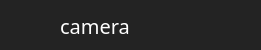
         <widget class="QFrame" name="menus_camera">
          <property name="geometry">
           <rect>
            <x>-10</x>
            <y>50</y>
            <width>261</width>
            <height>50</height>
           </rect>
          </property>
          <property name="styleSheet">
           <string notr="true">QFrame {
		
	background-color: rgb(35, 35, 35);
	border: none;
}
QFrame:hover {
	
	background-color: rgb(35, 35, 35);
}
QFrame:pressed {
	background-color: rgb(35, 35, 35);
}</string>
          </property>
          <property name="frameShape">
           <enum>QFrame::StyledPanel</enum>
          </property>
          <property name="frameShadow">
           <enum>QFrame::Raised</enum>
          </property>
          <widget class="QFrame" name="barra_btn_camera1">
           <property name="geometry">
            <rect>
             <x>0</x>
             <y>0</y>
             <width>261</width>
             <height>50</height>
            </rect>
           </property>
           <property name="styleSheet">
            <string notr="true">QFrame {
	border: none;
}
QFrame:hover {
	background-color: rgb(30,144,255);
}
QFrame:pressed {
	background-color: rgb(1,84,149);
}</string>
           </property>
           <property name="frameShape">
            <enum>QFrame::StyledPanel</enum>
           </property>
           <property name="frameShadow">
            <enum>QFrame::Raised</enum>
           </property>
           <widget class="QPushButton" name="btn_camera1">
            <property name="geometry">
             <rect>
              <x>10</x>
              <y>0</y>
              <width>50</width>
              <height>50</height>
             </rect>
            </property>
            <property name="font">
             <font>
              <pointsize>12</pointsize>
              <weight>75</weight>
              <bold>true</bold>
             </font>
            </property>
            <property name="styleSheet">
             <string notr="true">QPushButton {
	background-image: url(:/camera/imagens/screenshot-24.png);
	background-color: transparent;
	background-repeat: no-repeat;
	background-position: center;
	border: none;
}
QPushButton:hover {
	background-color: rgb(30,144,255);
}
QPushButton:pressed {
	background-color: rgb(1,84,149);
}</string>
            </property>
            <property name="text">
             <string/>
            </property>
           </widget>
           <widget class="QLabel" name="texto_btn_camera1">
            <property name="geometry">
             <rect>
              <x>60</x>
              <y>10</y>
              <width>81</width>
              <height>31</height>
             </rect>
            </property>
            <property name="font">
             <font>
              <family>SegoeUIl,12</family>
              <pointsize>1</pointsize>
              <weight>50</weight>
              <italic>false</italic>
              <bold>false</bold>
             </font>
            </property>
            <property name="styleSheet">
             <string notr="true">QLabel{
	background-color: transparent;
	color: rgb(255, 255, 255);
font: 20px SegoeUIl, bold;
}</string>
            </property>
            <property name="text">
             <string>camera </string>
            </property>
           </widget>
          </widget>
          <widget class="QFrame" name="barra_btn_camera1_2">
           <property name="geometry">
            <rect>
             <x>0</x>
             <y>50</y>
             <width>261</width>
             <height>50</height>
            </rect>
           </property>
           <property name="styleSheet">
            <string notr="true">QFrame {
	border: none;
}
QFrame:hover {
	background-color: rgb(30,144,255);
}
QFrame:pressed {
	background-color: rgb(1,84,149);
}</string>
           </property>
           <property name="frameShape">
            <enum>QFrame::StyledPanel</enum>
           </property>
           <property name="frameShadow">
            <enum>QFrame::Raised</enum>
           </property>
           <widget class="QPushButton" name="btn_btn_camera1_2">
            <property name="geometry">
             <rect>
              <x>10</x>
              <y>0</y>
              <width>50</width>
              <height>50</height>
             </rect>
            </property>
            <property name="font">
             <font>
              <pointsize>12</pointsize>
              <weight>75</weight>
              <bold>true</bold>
             </font>
            </property>
            <property name="styleSheet">
             <string notr="true">QPushButton {
	background-image: url(:/camera/imagens/screenshot-24.png);
	background-color: transparent;
	background-repeat: no-repeat;
	background-position: center;
	border: none;
}
QPushButton:hover {
	background-color: rgb(30,144,255);
}
QPushButton:pressed {
	background-color: rgb(1,84,149);
}</string>
            </property>
            <property name="text">
             <string/>
            </property>
           </widget>
           <widget class="QLabel" name="texto_btn_camera1_2">
            <property name="geometry">
             <rect>
              <x>60</x>
              <y>10</y>
              <width>141</width>
              <height>31</height>
             </rect>
            </property>
            <property name="font">
             <font>
              <family>SegoeUIl,12</family>
              <pointsize>1</pointsize>
              <weight>50</weight>
              <italic>false</italic>
              <bold>false</bold>
             </font>
            </property>
            <property name="styleSheet">
             <string notr="true">QLabel{
	background-color: transparent;
	color: rgb(255, 255, 255);
font: 20px SegoeUIl, bold;
}</string>
            </property>
            <property name="text">
             <string>activate</string>
            </property>
           </widget>
          </widget>
          <widget class="QFrame" name="barra_btn_camera1_3">
           <property name="geometry">
            <rect>
             <x>0</x>
             <y>100</y>
             <width>261</width>
             <height>50</height>
            </rect>
           </property>
           <property name="styleSheet">
            <string notr="true">QFrame {
	border: none;
}
QFrame:hover {
	background-color: rgb(30,144,255);
}
QFrame:pressed {
	background-color: rgb(1,84,149);
}</string>
           </property>
           <property name="frameShape">
            <enum>QFrame::StyledPanel</enum>
           </property>
           <property name="frameShadow">
            <enum>QFrame::Raised</enum>
           </property>
           <widget class="QPushButton" name="btn_camera1_3">
            <property name="geometry">
             <rect>
              <x>10</x>
              <y>0</y>
              <width>50</width>
              <height>50</height>
             </rect>
            </property>
            <property name="font">
             <font>
              <pointsize>12</pointsize>
              <weight>75</weight>
              <bold>true</bold>
             </font>
            </property>
            <property name="styleSheet">
             <string notr="true">QPushButton {
	background-image: url(:/camera/imagens/screenshot-24.png);
	background-color: transparent;
	background-repeat: no-repeat;
	background-position: center;
	border: none;
}
QPushButton:hover {
	background-color: rgb(30,144,255);
}
QPushButton:pressed {
	background-color: rgb(1,84,149);
}</string>
            </property>
            <property name="text">
             <string/>
            </property>
           </widget>
           <widget class="QLabel" name="textobtn_camera1_3">
            <property name="geometry">
             <rect>
              <x>60</x>
              <y>10</y>
              <width>141</width>
              <height>31</height>
             </rect>
            </property>
            <property name="font">
             <font>
              <family>SegoeUIl,12</family>
              <pointsize>1</pointsize>
              <weight>50</weight>
              <italic>false</italic>
              <bold>false</bold>
             </font>
            </property>
            <property name="styleSheet">
             <string notr="true">QLabel{
	background-color: transparent;
	color: rgb(255, 255, 255);
font: 20px SegoeUIl, bold;
}</string>
            </property>
            <property name="text">
             <string>deep fake</string>
            </property>
           </widget>
          </widget>
          <widget class="QFrame" name="barra_btn_camera1_4">
           <property name="geometry">
            <rect>
             <x>0</x>
             <y>150</y>
             <width>261</width>
             <height>50</height>
            </rect>
           </property>
           <property name="styleSheet">
            <string notr="true">QFrame {
	border: none;
}
QFrame:hover {
	background-color: rgb(30,144,255);
}
QFrame:pressed {
	background-color: rgb(1,84,149);
}</string>
           </property>
           <property name="frameShape">
            <enum>QFrame::StyledPanel</enum>
           </property>
           <property name="frameShadow">
            <enum>QFrame::Raised</enum>
           </property>
           <widget class="QPushButton" name="btn_camera1_4">
            <property name="geometry">
             <rect>
              <x>10</x>
              <y>0</y>
              <width>50</width>
              <height>50</height>
             </rect>
            </property>
            <property name="font">
             <font>
              <pointsize>12</pointsize>
              <weight>75</weight>
              <bold>true</bold>
             </font>
            </property>
            <property name="styleSheet">
             <string notr="true">QPushButton {
	background-image: url(:/camera/imagens/screenshot-24.png);
	background-color: transparent;
	background-repeat: no-repeat;
	background-position: center;
	border: none;
}
QPushButton:hover {
	background-color: rgb(30,144,255);
}
QPushButton:pressed {
	background-color: rgb(1,84,149);
}</string>
            </property>
            <property name="text">
             <string/>
            </property>
           </widget>
           <widget class="QLabel" name="texto_btn_camera1_4">
            <property name="geometry">
             <rect>
              <x>60</x>
              <y>10</y>
              <width>141</width>
              <height>31</height>
             </rect>
            </property>
            <property name="font">
             <font>
              <family>SegoeUIl,12</family>
              <pointsize>1</pointsize>
              <weight>50</weight>
              <italic>false</italic>
              <bold>false</bold>
             </font>
            </property>
            <property name="styleSheet">
             <string notr="true">QLabel{
	background-color: transparent;
	color: rgb(255, 255, 255);
font: 20px SegoeUIl, bold;
}</string>
            </property>
            <property name="text">
             <string>recognition</string>
            </property>
           </widget>
          </widget>
          <widget class="QFrame" name="barra_btn_camera1_5">
           <property name="geometry">
            <rect>
             <x>0</x>
             <y>200</y>
             <width>261</width>
             <height>50</height>
            </rect>
           </property>
           <property name="styleSheet">
            <string notr="true">QFrame {
	border: none;
}
QFrame:hover {
	background-color: rgb(30,144,255);
}
QFrame:pressed {
	background-color: rgb(1,84,149);
}</string>
           </property>
           <property name="frameShape">
            <enum>QFrame::StyledPanel</enum>
           </property>
           <property name="frameShadow">
            <enum>QFrame::Raised</enum>
           </property>
           <widget class="QPushButton" name="btn_camera1_5">
            <property name="geometry">
             <rect>
              <x>10</x>
              <y>0</y>
              <width>50</width>
              <height>50</height>
             </rect>
            </property>
            <property name="font">
             <font>
              <pointsize>12</pointsize>
              <weight>75</weight>
              <bold>true</bold>
             </font>
            </property>
            <property name="styleSheet">
             <string notr="true">QPushButton {
	background-image: url(:/camera/imagens/screenshot-24.png);
	background-color: transparent;
	background-repeat: no-repeat;
	background-position: center;
	border: none;
}
QPushButton:hover {
	background-color: rgb(30,144,255);
}
QPushButton:pressed {
	background-color: rgb(1,84,149);
}</string>
            </property>
            <property name="text">
             <string/>
            </property>
           </widget>
           <widget class="QLabel" name="texto_btn_camera1_5">
            <property name="geometry">
             <rect>
              <x>60</x>
              <y>10</y>
              <width>141</width>
              <height>31</height>
             </rect>
            </property>
            <property name="font">
             <font>
              <family>SegoeUIl,12</family>
              <pointsize>1</pointsize>
              <weight>50</weight>
              <italic>false</italic>
              <bold>false</bold>
             </font>
            </property>
            <property name="styleSheet">
             <string notr="true">QLabel{
	background-color: transparent;
	color: rgb(255, 255, 255);
font: 20px SegoeUIl, bold;
}</string>
            </property>
            <property name="text">
             <string>null</string>
            </property>
           </widget>
          </widget>
          <widget class="QFrame" name="barra_btn_camera1_6">
           <property name="geometry">
            <rect>
             <x>0</x>
             <y>250</y>
             <width>261</width>
             <height>50</height>
            </rect>
           </property>
           <property name="styleSheet">
            <string notr="true">QFrame {
	border: none;
}
QFrame:hover {
	background-color: rgb(30,144,255);
}
QFrame:pressed {
	background-color: rgb(1,84,149);
}</string>
           </property>
           <property name="frameShape">
            <enum>QFrame::StyledPanel</enum>
           </property>
           <property name="frameShadow">
            <enum>QFrame::Raised</enum>
           </property>
           <widget class="QPushButton" name="btn_camera1_6">
            <property name="geometry">
             <rect>
              <x>10</x>
              <y>0</y>
              <width>50</width>
              <height>50</height>
             </rect>
            </property>
            <property name="font">
             <font>
              <pointsize>12</pointsize>
              <weight>75</weight>
              <bold>true</bold>
             </font>
            </property>
            <property name="styleSheet">
             <string notr="true">QPushButton {
	background-image: url(:/camera/imagens/screenshot-24.png);
	background-color: transparent;
	background-repeat: no-repeat;
	background-position: center;
	border: none;
}
QPushButton:hover {
	background-color: rgb(30,144,255);
}
QPushButton:pressed {
	background-color: rgb(1,84,149);
}</string>
            </property>
            <property name="text">
             <string/>
            </property>
           </widget>
           <widget class="QLabel" name="texto_btn_camera1_6">
            <property name="geometry">
             <rect>
              <x>60</x>
              <y>10</y>
              <width>141</width>
              <height>31</height>
             </rect>
            </property>
            <property name="font">
             <font>
              <family>SegoeUIl,12</family>
              <pointsize>1</pointsize>
              <weight>50</weight>
              <italic>false</italic>
              <bold>false</bold>
             </font>
            </property>
            <property name="styleSheet">
             <string notr="true">QLabel{
	background-color: transparent;
	color: rgb(255, 255, 255);
font: 20px SegoeUIl, bold;
}</string>
            </property>
            <property name="text">
             <string>null</string>
            </property>
           </widget>
          </widget>
          <widget class="QFrame" name="barra_btn_camera1_7">
           <property name="geometry">
            <rect>
             <x>0</x>
             <y>300</y>
             <width>261</width>
             <height>50</height>
            </rect>
           </property>
           <property name="styleSheet">
            <string notr="true">QFrame {
	border: none;
}
QFrame:hover {
	background-color: rgb(30,144,255);
}
QFrame:pressed {
	background-color: rgb(1,84,149);
}</string>
           </property>
           <property name="frameShape">
            <enum>QFrame::StyledPanel</enum>
           </property>
           <property name="frameShadow">
            <enum>QFrame::Raised</enum>
           </property>
           <widget class="QPushButton" name="btn_camera1_7">
            <property name="geometry">
             <rect>
              <x>10</x>
              <y>0</y>
              <width>50</width>
              <height>50</height>
             </rect>
            </property>
            <property name="font">
             <font>
              <pointsize>12</pointsize>
              <weight>75</weight>
              <bold>true</bold>
             </font>
            </property>
            <property name="styleSheet">
             <string notr="true">QPushButton {
	background-image: url(:/camera/imagens/screenshot-24.png);
	background-color: transparent;
	background-repeat: no-repeat;
	background-position: center;
	border: none;
}
QPushButton:hover {
	background-color: rgb(30,144,255);
}
QPushButton:pressed {
	background-color: rgb(1,84,149);
}</string>
            </property>
            <property name="text">
             <string/>
            </property>
           </widget>
           <widget class="QLabel" name="texto_btn_camera1_7">
            <property name="geometry">
             <rect>
              <x>60</x>
              <y>10</y>
              <width>141</width>
              <height>31</height>
             </rect>
            </property>
            <property name="font">
             <font>
              <family>SegoeUIl,12</family>
              <pointsize>1</pointsize>
              <weight>50</weight>
              <italic>false</italic>
              <bold>false</bold>
             </font>
            </property>
            <property name="styleSheet">
             <string notr="true">QLabel{
	background-color: transparent;
	color: rgb(255, 255, 255);
font: 20px SegoeUIl, bold;
}</string>
            </property>
            <property name="text">
             <string>null</string>
            </property>
           </widget>
          </widget>
         </widget>
